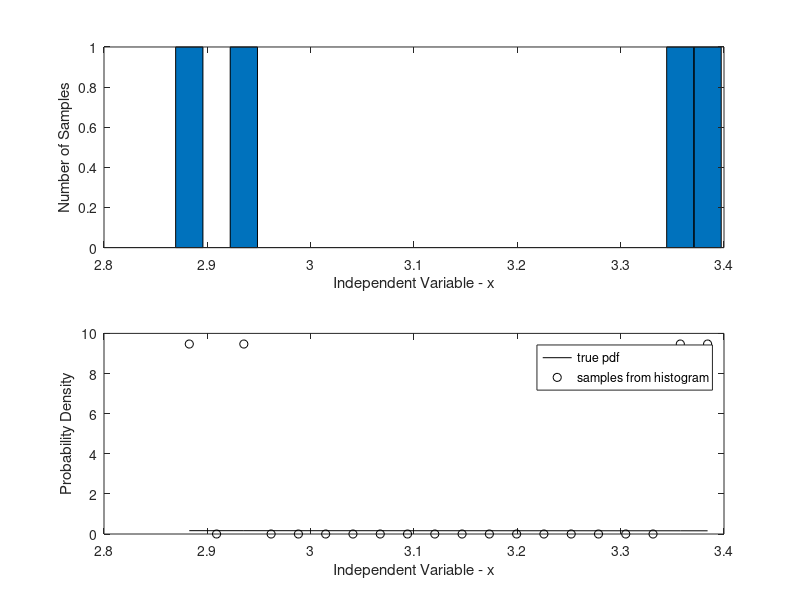

Write MATLAB code to recreate this figure.
R=7;
M=4/pi;
N = input('Enter number of points >');
fx=zeros(1,N);
u1=rand(1,N);
u2=rand(1,N);
v1=R*u1;
v2=(M/R)*rand(1,N);
kpts=0;
for k=1:N
    if v2(k)<(M/(R*R))*sqrt(R*R-v1(k)*v1(k))
        kpts=kpts+1;
        fx(kpts)=v1(k);
    end
end
fx=fx(1:kpts);
[N_samp,x]=hist(fx,20);
subplot(2,1,1)
bar(x,N_samp,1)
ylabel('Number of Samples')
xlabel('Independent Variable - x')
subplot(2,1,2)
yt = (M/R/R)*sqrt(R*R-x.*x);
del_x=x(3)-x(2);
p_hist=N_samp/kpts/del_x;
plot(x,yt,'k',x,p_hist,'ok')
ylabel('Probability Density')
xlabel('Independent Variable - x')
legend('true pdf','samples from histogram')
text=['The number of points accpeted is ', num2str(kpts,15),' and N is',num2str(N,15),'.'];
disp(text)

        